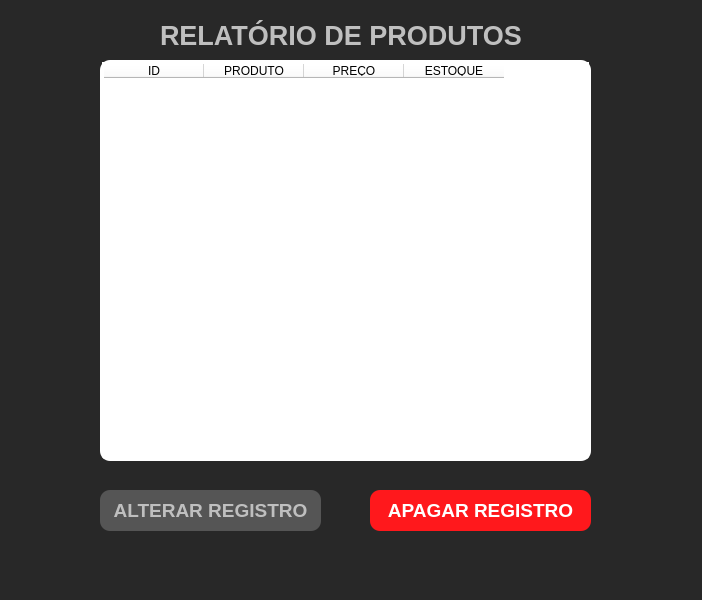
<?xml version="1.0" encoding="UTF-8"?>
<ui version="4.0">
 <class>MainWindow</class>
 <widget class="QMainWindow" name="MainWindow">
  <property name="geometry">
   <rect>
    <x>0</x>
    <y>0</y>
    <width>702</width>
    <height>600</height>
   </rect>
  </property>
  <property name="windowTitle">
   <string>MainWindow</string>
  </property>
  <property name="styleSheet">
   <string notr="true">background-color: rgb(40, 40, 40);
border-radius: 10px;</string>
  </property>
  <widget class="QWidget" name="centralwidget">
   <widget class="QLabel" name="label">
    <property name="geometry">
     <rect>
      <x>160</x>
      <y>0</y>
      <width>371</width>
      <height>71</height>
     </rect>
    </property>
    <property name="font">
     <font>
      <pointsize>20</pointsize>
      <weight>75</weight>
      <bold>true</bold>
     </font>
    </property>
    <property name="styleSheet">
     <string notr="true">color: rgb(191, 191, 191);
</string>
    </property>
    <property name="text">
     <string>RELATÓRIO DE PRODUTOS</string>
    </property>
   </widget>
   <widget class="QTableWidget" name="tableWidget">
    <property name="enabled">
     <bool>true</bool>
    </property>
    <property name="geometry">
     <rect>
      <x>100</x>
      <y>60</y>
      <width>491</width>
      <height>401</height>
     </rect>
    </property>
    <property name="styleSheet">
     <string notr="true">background-color: rgb(255, 255, 255);

border: 2px solid #fff</string>
    </property>
    <column>
     <property name="text">
      <string>ID</string>
     </property>
    </column>
    <column>
     <property name="text">
      <string>PRODUTO</string>
     </property>
    </column>
    <column>
     <property name="text">
      <string>PREÇO</string>
     </property>
    </column>
    <column>
     <property name="text">
      <string>ESTOQUE</string>
     </property>
    </column>
   </widget>
   <widget class="QPushButton" name="btnAlterar">
    <property name="geometry">
     <rect>
      <x>100</x>
      <y>490</y>
      <width>221</width>
      <height>41</height>
     </rect>
    </property>
    <property name="font">
     <font>
      <pointsize>14</pointsize>
      <weight>75</weight>
      <bold>true</bold>
     </font>
    </property>
    <property name="styleSheet">
     <string notr="true">background-color: rgb(85, 85, 85);
color: rgb(191, 191, 191);</string>
    </property>
    <property name="text">
     <string>ALTERAR REGISTRO</string>
    </property>
   </widget>
   <widget class="QPushButton" name="btnApagar">
    <property name="geometry">
     <rect>
      <x>370</x>
      <y>490</y>
      <width>221</width>
      <height>41</height>
     </rect>
    </property>
    <property name="font">
     <font>
      <pointsize>14</pointsize>
      <weight>75</weight>
      <bold>true</bold>
     </font>
    </property>
    <property name="styleSheet">
     <string notr="true">background-color: rgb(255, 24, 28);
color: rgb(255, 255, 255);</string>
    </property>
    <property name="text">
     <string>APAGAR REGISTRO</string>
    </property>
   </widget>
  </widget>
  <widget class="QMenuBar" name="menubar">
   <property name="geometry">
    <rect>
     <x>0</x>
     <y>0</y>
     <width>702</width>
     <height>21</height>
    </rect>
   </property>
  </widget>
  <widget class="QStatusBar" name="statusbar"/>
 </widget>
 <resources/>
 <connections/>
</ui>
